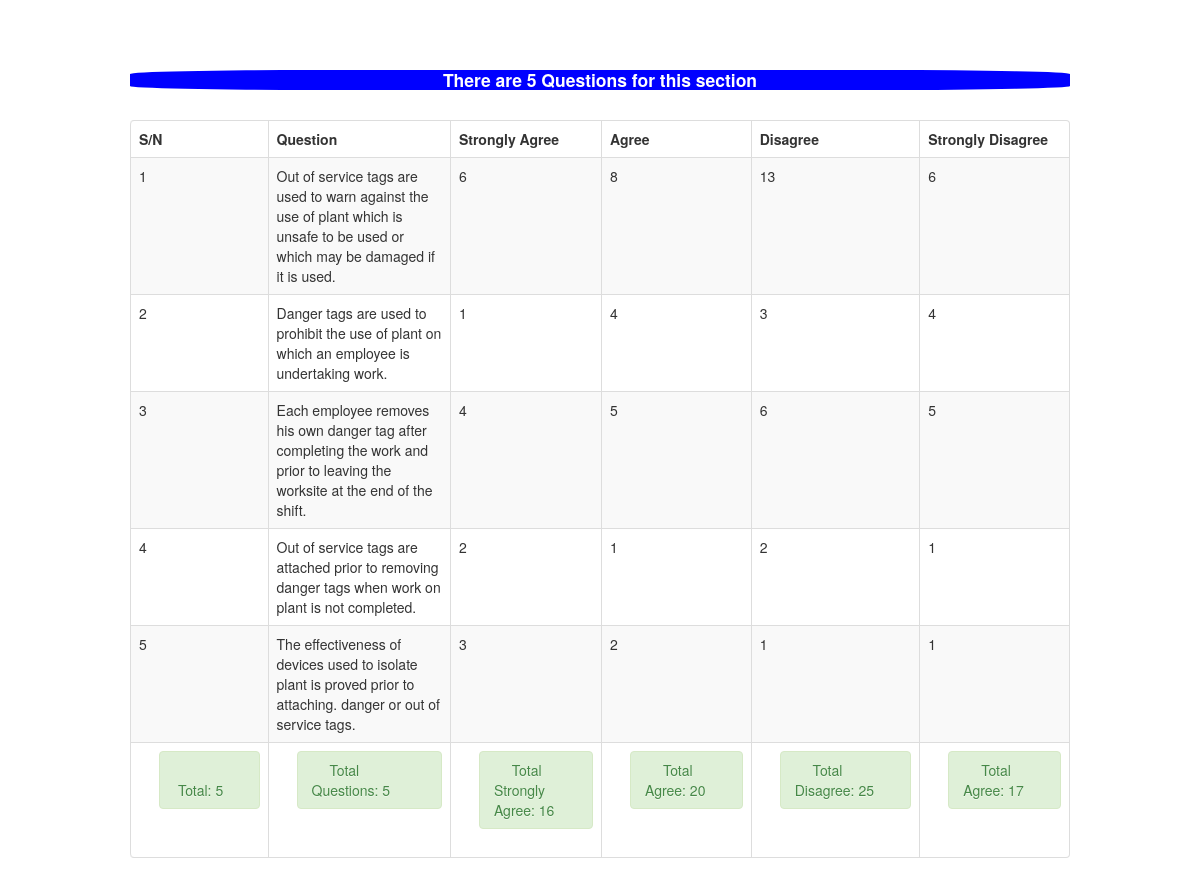
The app's page /admin/qit_table.php with its own data.
### tables this page shows
CREATE TABLE `qit_table` (
  `ID` int(11) NOT NULL,
  `Question` text NOT NULL,
  `OptionA` varchar(255) NOT NULL,
  `OptionB` varchar(255) NOT NULL,
  `OptionC` varchar(255) NOT NULL,
  `OptionD` varchar(255) NOT NULL,
  `Strongly_Agree` int(11) NOT NULL DEFAULT '1',
  `Agree` int(11) NOT NULL DEFAULT '1',
  `Disagree` int(11) NOT NULL DEFAULT '1',
  `Strongly_Disagree` int(11) NOT NULL DEFAULT '1'
);

### admin/qit_table.php (the view, shortened to what this page needs)
<!DOCTYPE html>
<html>
<head>
     <link href="sum_number/css/bootstrap.css" rel="stylesheet" type="text/css" media="screen">
</head>
<body>
<br>
<br>
<div class="container">
<br />
	     <table  class="table table-striped table-bordered">
                            <thead>
                                <tr>
                                    <th>S/N</th>
                                    <th>Question</th>
                                    <th>Strongly Agree</th>
                                    <th>Agree</th>
                                    <th>Disagree</th>
                                    <th>Strongly Disagree</th>
                                </tr>
                            </thead>
                            <tbody>
							<?php
							$query=mysqli_query($mysqli, "select * from qit_table")or die(mysqli_error());
                            $numberOfRows= mysqli_num_rows($query);
                            echo "<h4>There are " . " " . $numberOfRows . " ". "Questions for this section</h4><br \>";
							while($row=mysqli_fetch_array($query)){
							?>
								<tr>
								     <td><?php echo $row['ID'] ?></td>
                                     <td><?php echo $row['Question'] ?></td>
                                     <td><?php echo $row['Strongly_Agree'] ?></td>
                                     <td><?php echo $row['Agree'] ?></td>
                                     <td><?php echo $row['Disagree'] ?></td>
                                     <td><?php echo $row['Strongly_Disagree'] ?></td>
                                </tr>
						          <?php } ?>
						  <?php
                            $result = mysqli_query($mysqli, "SELECT count(ID) FROM qit_table") or die(mysqli_error());
                            while ($rows = mysqli_fetch_array($result)) {
                                ?>
                        <tr>
                                    <td>
                                        <div class="pull-right">
                                            <div class="span"><div class="alert alert-success"><i class="icon-credit-card icon-large"></i>&nbsp;Total:&nbsp;<?php
                                            $totalID = $rows['count(ID)'];
                                            echo $totalID ."<br \> ";
                                         ?>
                                            </div></div>
                                        </div>
                                    </td>
                                <?php }
                                ?>
                            <?php
                            $result = mysqli_query($mysqli, "SELECT count(Question) FROM qit_table") or die(mysqli_error());
                            while ($rows = mysqli_fetch_array($result)) {
                                ?>
                                    <td>
                                        <div class="pull-right">
                                            <div class="span"><div class="alert alert-success"><i class="icon-credit-card icon-large"></i>&nbsp;Total Questions:&nbsp;<?php
                                            $totalQuestion = $rows['count(Question)'];
                                            echo $totalQuestion ."<br \> ";
                                         ?>
                                            </div></div>
                                        </div>
                                    </td>
                                <?php }
                                ?>
						   <?php
                            $result = mysqli_query($mysqli, "SELECT sum(Strongly_Agree) FROM qit_table") or die(mysqli_error());
                            while ($rows = mysqli_fetch_array($result)) {
                                ?>
                                    <td>
                                        <div class="pull-right">
                                            <div class="span"><div class="alert alert-success"><i class="icon-credit-card icon-large"></i>&nbsp;Total Strongly Agree:&nbsp;<?php
                                            $sumStronglyAgree = $rows['sum(Strongly_Agree)'];
                                            echo $sumStronglyAgree ."<br \> ";
                                         ?>
                                            </div></div>
                                        </div>
                                    </td>
                                <?php }
                                ?>
                                <?php
                            $result = mysqli_query($mysqli, "SELECT sum(Agree) FROM qit_table") or die(mysqli_error());
                            while ($rows = mysqli_fetch_array($result)) {
                                ?>
                                    <td>
                                        <div class="pull-right">
                                            <div class="span"><div class="alert alert-success"><i class="icon-credit-card icon-large"></i>&nbsp;Total Agree:&nbsp;<?php
                                            $sumAgree = $rows['sum(Agree)'];
                                            echo $sumAgree ."<br \> ";
                                         ?>
                                            </div></div>
                                        </div>
                                    </td>
                                <?php }
                                ?>
                                <?php
                            $result = mysqli_query($mysqli, "SELECT sum(Disagree) FROM qit_table") or die(mysqli_error());
                            while ($rows = mysqli_fetch_array($result)) {
                                ?>
                                    <td>
                                        <div class="pull-right">
                                            <div class="span"><div class="alert alert-success"><i class="icon-credit-card icon-large"></i>&nbsp;Total Disagree:&nbsp;<?php
                                            $sumDisagree = $rows['sum(Disagree)'];
                                            echo $sumDisagree ."<br \> ";
                                         ?>
                                            </div></div>
                                        </div>
                                    </td>
                                <?php }
                                ?>
                                <?php
                            $result = mysqli_query($mysqli, "SELECT sum(Strongly_Disagree) FROM qit_table") or die(mysqli_error());
                            while ($rows = mysqli_fetch_array($result)) {
                                ?>
                                    <td>
                                        <div class="pull-right">
                                            <div class="span"><div class="alert alert-success"><i class="icon-credit-card icon-large"></i>&nbsp;Total Agree:&nbsp;<?php
                                            $sumStronglyDisagree = $rows['sum(Strongly_Disagree)'];
                                            echo $sumStronglyDisagree ."<br \> ";
                                         ?>
                                            </div></div>
                                        </div>
                                    </td>
                            </tr>
                                <?php }
                                ?>
                             </tbody>
                        </table>
</div>
</body>
</html>

### admin/qit_table.php (style rules this page uses)
h4 { color:white; background-color: blue; border-radius:20%; text-align: center; }

### records on screen
qit_table: ID "1", Question "Out of service tags are used to warn against the use of plant which is unsafe to be used or which may be damaged if it is used.", Strongly_Agree "6", Agree "8", Disagree "13", Strongly_Disagree "6"
qit_table: ID "2", Question "Danger tags are used to prohibit the use of plant on which an employee is undertaking work.", Strongly_Agree "1", Agree "4", Disagree "3", Strongly_Disagree "4"
qit_table: ID "3", Question "Each employee removes his own danger tag after completing the work and prior to leaving the worksite at the end of the shift.", Strongly_Agree "4", Agree "5", Disagree "6", Strongly_Disagree "5"
qit_table: ID "4", Question "Out of service tags are attached prior to removing danger tags when work on plant is not completed.", Strongly_Agree "2", Agree "1", Disagree "2", Strongly_Disagree "1"
qit_table: ID "5", Question "The effectiveness of devices used to isolate plant is proved prior to attaching. danger or out of service tags.", Strongly_Agree "3", Agree "2", Disagree "1", Strongly_Disagree "1"

### other values on screen
$numberOfRows "5"
$totalID "5"
$totalQuestion "5"
$sumStronglyAgree "16"
$sumAgree "20"
$sumDisagree "25"
$sumStronglyDisagree "17"
